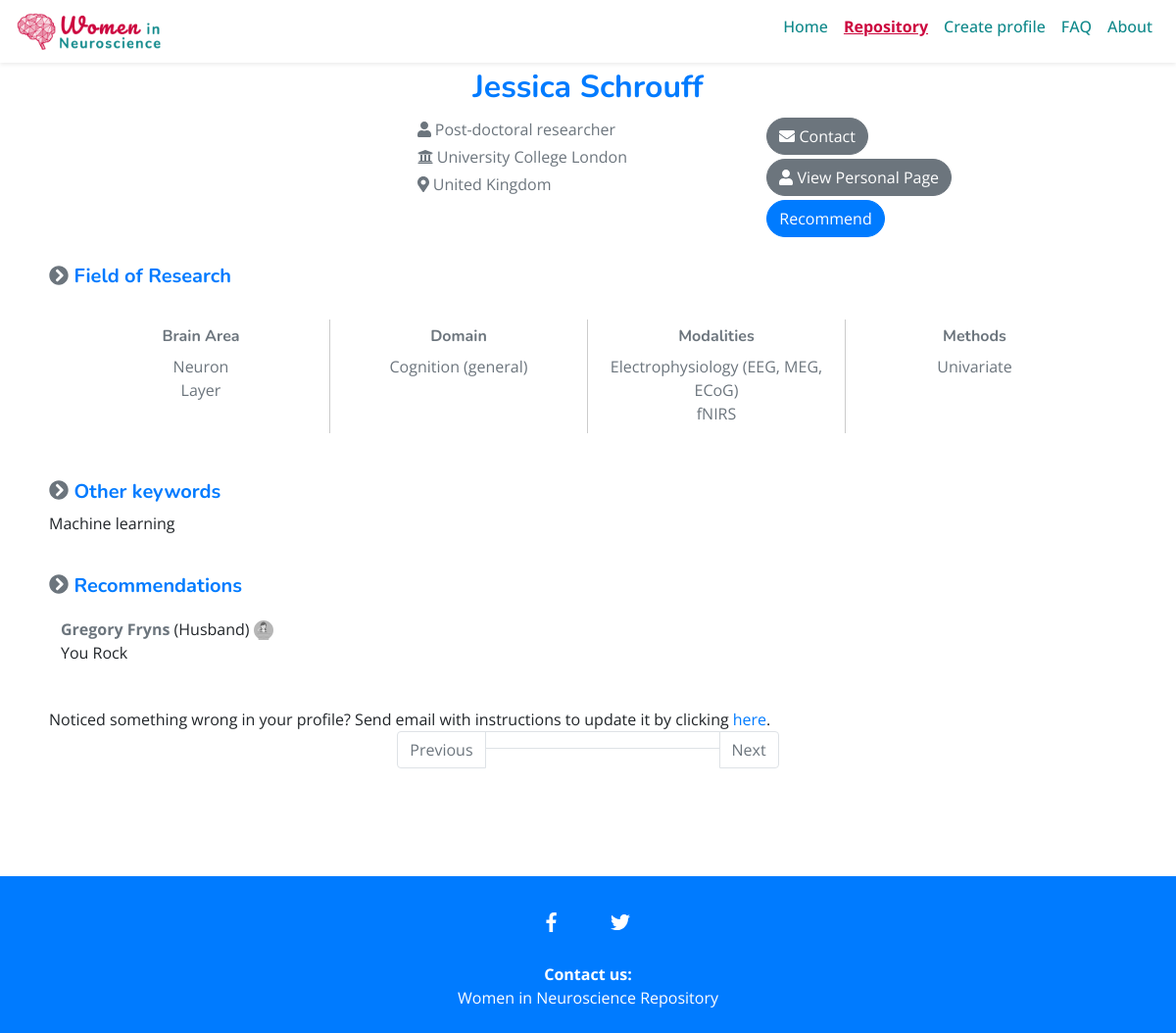
/list/1/, run on the app's committed database.
### profiles/models.py (models this page shows, shortened)
class Profile(models.Model):
    PHD = 'PhD student'
    MDR = 'Medical Doctor'
    PDR = 'Post-doctoral researcher'
    SRE = 'Senior researcher/ scientist'
    LEC = 'Lecturer'
    ATP = 'Assistant Professor'
    ACP = 'Associate Professor'
    PRF = 'Professor'
    DIR = 'Group leader/ Director/ Head of Department'
    POSITION_CHOICES = (
        (PHD, 'PhD student'),
        (MDR, 'Medical Doctor'),
        (PDR, 'Post-doctoral researcher'),
        (SRE, 'Senior researcher/ scientist'),
        (LEC, 'Lecturer'),
        (ATP, 'Assistant Professor'),
        (ACP, 'Associate Professor'),
        (PRF, 'Professor'),
        (DIR, 'Group leader/ Director/ Head of Department')
    )
    STRUCTURE_CHOICES = (
        ('N', 'Neuron'),
        ('L', 'Layer'),
        ('C', 'Column'),
        ('R', 'Region'),
        ('W', 'Whole Brain')
    )
    MODALITIES_CHOICES = (
        ('EP', 'Electrophysiology (EEG, MEG, ECoG)'),
        ('MR', 'MRI'),
        ('PE', 'PET'),
        ('DT', 'DTI'),
        ('BH', 'Behavioural'),
        ('ET', 'Eye Tracking'),
        ('BS', 'Brain Simulation'),
        ('GT', 'Genetics'),
        ('FN', 'fNIRS')
    )
    METHODS_CHOICES = (
        ('UV', 'Univariate'),
        ('MV', 'Multivariate'),
        ('PM', 'Predictive Models'),
        ('DC', 'DCM'),
        ('CT', 'Connectivity'),
        ('CM', 'Computational Modeling')
    )
    DOMAIN_CHOICES = (
        ('CG', 'Cognition (general)'),
        ('SL', 'Sleep'),
        ('CN', 'Consciousness'),
        ('MM', 'Memory'),
        ('SS', 'Sensory'),
        ('LG', 'Language'),
        ('EM', 'Emotion'),
        ('PN', 'Pain'),
        ('LE', 'Learning'),
        ('DV', 'Developmental'),
        ('CL', 'Clinical (general)'),
        ('DM', 'Dementia'),
        ('PK', 'Parkinson'),
        ('PS', 'Psychiatry'),
        ('AD', 'Addiction'),
        ('ON', 'Oncology'),
        ('DD', 'Degenerative diseases'),
    )
    name = models.CharField(max_length=100, blank=False)
    email = models.EmailField(blank=True)
    webpage = models.URLField(blank=True)
    institution = models.CharField(max_length=100, blank=False)
    country = models.ForeignKey(Country, on_delete=models.CASCADE)
    position = models.CharField(max_length=50, choices=POSITION_CHOICES, blank=True)
    grad_date = models.DateField(null=True, blank=True)
    brain_structure = MultiSelectField(choices=STRUCTURE_CHOICES, blank=True)
    modalities = MultiSelectField(choices=MODALITIES_CHOICES, blank=True)
    methods = MultiSelectField(choices=METHODS_CHOICES, blank=True)
    domains = MultiSelectField(choices=DOMAIN_CHOICES, blank=True)
    keywords = models.CharField(max_length=250, blank=True)
    publish_date = models.DateTimeField(default=timezone.now)
    last_updated = models.DateTimeField(auto_now=True)
    def brain_structure_labels(self):
        return [dict(self.STRUCTURE_CHOICES).get(item, item) for item in self.brain_structure]
    def modalities_labels(self):
        return [dict(self.MODALITIES_CHOICES).get(item, item) for item in self.modalities]
    def methods_labels(self):
        return [dict(self.METHODS_CHOICES).get(item, item) for item in self.methods]
    def domains_labels(self):
        return [dict(self.DOMAIN_CHOICES).get(item, item) for item in self.domains]

class Country(models.Model):
    code = models.CharField(max_length=3, blank=False, unique=True)
    name = models.CharField(max_length=60, blank=False)
    is_under_represented = models.BooleanField(default=False)
    class Meta:
        verbose_name_plural = "countries"
    def __str__(self):
        return self.name

class Recommendation(models.Model):
    profile = models.ForeignKey(Profile, on_delete=models.CASCADE)
    reviewer_name = models.CharField(max_length=100, blank=False)
    reviewer_email = models.EmailField(blank=False)
    reviewer_position = models.CharField(max_length=30, blank=False)
    reviewer_institution = models.CharField(max_length=100, blank=False)
    seen_at_conf = models.BooleanField()
    comment = models.TextField(blank=False)
    publish_date = models.DateTimeField(auto_now_add=True)
    last_updated = models.DateTimeField(auto_now=True)

### profiles/views.py (the view)
# urls.py: path('list/<int:pk>/', views.ProfileDetail.as_view(), name='detail'),
class ProfileDetail(generic.DetailView):
    model = Profile

### profiles/templates/profiles/profile_detail.html (shortened to what this page needs)
{% extends "base.html" %}
{% load bootstrap4 %}
{% load static %}
 {% block css %}
	{{ block.super }}
	<link rel="stylesheet" type="text/css" href="{% static 'profiles/css/style.css' %}" />
{% endblock css %}
{% block nav-repository-classes %}active{% endblock nav-repository-classes %}
{% block content %}
<h2 class="text-primary font-weight-bold text-center">{{ profile.name }}</h2>
<div class="container-fluid">
	<div class="row no-gutters">
		<div class="col-12 col-md-4 offset-md-4 text-muted details-grey">
			<p class="m-1"><i class="fas fa-user"></i> {{ profile.position }}</p>
			<p class="m-1"><i class="fas fa-university"></i> {{ profile.institution }}</p>
			<p class="m-1"><i class="fas fa-map-marker-alt"></i> {{ profile.country }}</p>
		</div>
		<div class="col-12 col-md-4">
			{% if profile.email %}
			<p class="m-1"><a class="btn pill-btn text-white btn-secondary" href="mailto:{{ profile.email }}" target="_blank">
				<i class="fas fa-envelope"></i> Contact
			</a></p>
			{% endif %}
			{% if profile.webpage %}
			<p class="m-1"><a class="btn pill-btn text-white btn-secondary" href="{{ profile.webpage }}" target="_blank">
				<i class="fas fa-user"></i> View Personal Page
			</a></p>
			{% endif %}
			<p class="m-1"><a class="btn pill-btn text-white btn-primary" href="{% url 'profiles:recommend' profile.id %}" target="_blank">Recommend</a></p>
		</div>
	</div>
</div>
<div id="field-of-research">
	<h5 class="text-primary font-weight-bold mt-4">
		<span class="text-secondary"><i class="fas fa-chevron-circle-right"></i></span>
		Field of Research
	</h5>
	<div id="field-of-research-list" class="w-100 p-4 d-flex flex-row grey-bg">
		<div class="w-25 p-2 text-center">
			<h6 class="text-secondary font-weight-bold">Brain Area</h6>
				<ul class="list-group list-group-flush">
					{% for structure in profile.brain_structure_labels %}
					<li class="list-group-item text-muted grey-bg" style="border: none; padding: 0;">{{ structure }} </li>
					{% endfor %}
				</ul>
		</div>
		<div class="w-25 p-2 text-center">
			<h6 class="text-secondary font-weight-bold">Domain</h6>
				<ul class="list-group list-group-flush">
					{% for domain in profile.domains_labels %}
					<li class="list-group-item text-muted grey-bg" style="border: none; padding: 0;">{{ domain }} </li>
					{% endfor %}
				</ul>
		</div>
		<div class="w-25 p-2 text-center">
			<h6 class="text-secondary font-weight-bold">Modalities</h6>
				<ul class="list-group list-group-flush">
					{% for modality in profile.modalities_labels %}
					<li class="list-group-item text-muted grey-bg" style="border: none; padding: 0;">{{ modality }} </li>
					{% endfor %}
				</ul>
		</div>
		<div class="w-25 p-2 text-center">
			<h6 class="text-secondary font-weight-bold">Methods</h6>
				<ul class="list-group list-group-flush">
					{% for method in profile.methods_labels %}
					<li class="list-group-item text-muted grey-bg" style="border: none; padding: 0;">{{ method }} </li>
					{% endfor %}
				</ul>
		</div>
	</div>
</div>
{% if profile.keywords %}
<h5 class="text-primary font-weight-bold mt-4">
	<span class="text-secondary"><i class="fas fa-chevron-circle-right"></i></span>
	Other keywords
</h5>
<div>
	<p>{{ profile.keywords }}</p>
</div>
{% endif %}
<div class="row">
	<div class="col-12 col-md-8">
		<h5 class="text-primary font-weight-bold mt-4">
			<span class="text-secondary"><i class="fas fa-chevron-circle-right"></i></span>
				Recommendations
		</h5>
	</div>
</div>
<ul id="profile-quotes" class="list-unstyled">
{% for recommendation in profile.recommendation_set.all %}
<div class="p-2">
	<div id="field-of-research-list" class="grey-bg p-1">
		<li class="quote">
			<span class="quote-reviewer text-secondary font-weight-bold">{{ recommendation.reviewer_name }}</span>
			<span class="quote-institution">{{ recommendation.reviewer_institution }} ({{ recommendation.reviewer_position }})</span>
			<span class="quote-seen-at-conf">
				{% if recommendation.seen_at_conf %}
					<img src="{% static "profiles/images/lecture.svg" %}" alt="Seen at conference"  title="Seen at conference" style="width:20px" />
				{% else %}
					<img src="{% static "profiles/images/lecture_bw.svg" %}" alt="Not seen at conference"  title="Not seen at conference" style="width:20px" />
				{% endif %}
			</span>
			<blockquote><p>{{ recommendation.comment }}</p></blockquote>
		</li>
	</div>
</div>
{% endfor %}
</ul>
Noticed something wrong in your profile? Send email with instructions to update it by clicking <a href="{% url 'profiles:edit' profile.id %}">here</a>.
<nav id="filtered-list-navigation" aria-label="Page navigation example">
  <ul class="pagination justify-content-center">
    <li class="page-item disabled">
      <a id="previous-btn" class="page-link" href="#" tabindex="-1">Previous</a>
    </li>
    <li class="page-item disabled"><span id="page-number" class="page-link"></span></li>
    <li class="page-item disabled">
      <a id="next-btn" class="page-link" href="#">Next</a>
    </li>
  </ul>
</nav>
{% endblock content %}

### static/css/global.css (style rules this page uses)
body { font-family:'Open Sans', 'Lato', sans-serif; }
h1, h2, h3, h4, h5, h6 { font-family:'Nunito', 'Lato', sans-serif; }

### profiles/static/profiles/css/style.css (style rules this page uses)
.pill-btn { border-radius: 50px; }
nav #page-number { cursor: default; width: 240px; }
#field-of-research-list>div { border-right: 1px solid #ccc; }
#field-of-research-list>div:last-child { border-right: none; }

### data on the page
Profile: name "Jessica Schrouff", position "Post-doctoral researcher", institution "University College London", country "United Kingdom", domains "Cognition (general)", keywords "Machine learning"
Recommendation: reviewer_name "Gregory Fryns", reviewer_position "Husband", seen_at_conf False (drawn), comment "You Rock"

### other printed values
{{ structure }} "Neuron" "Layer"
{{ modality }} "Electrophysiology (EEG, MEG, ECoG)" "fNIRS"
{{ method }} "Univariate"
